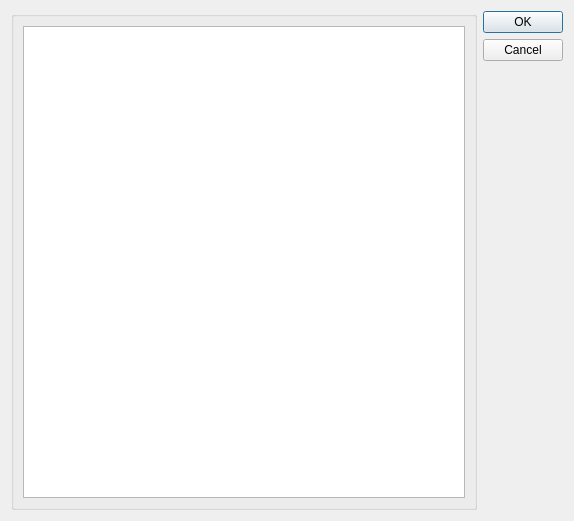
<?xml version="1.0" encoding="UTF-8"?>
<ui version="4.0">
 <class>Dialog</class>
 <widget class="QDialog" name="Dialog">
  <property name="geometry">
   <rect>
    <x>0</x>
    <y>0</y>
    <width>574</width>
    <height>521</height>
   </rect>
  </property>
  <property name="windowTitle">
   <string>Dialog</string>
  </property>
  <layout class="QGridLayout" name="gridLayout">
   <item row="0" column="0">
    <widget class="QGroupBox" name="groupBox">
     <property name="title">
      <string/>
     </property>
     <layout class="QVBoxLayout" name="verticalLayout">
      <item>
       <widget class="QTableView" name="tableView_delivery"/>
      </item>
     </layout>
    </widget>
   </item>
   <item row="0" column="1">
    <widget class="QDialogButtonBox" name="buttonBox">
     <property name="orientation">
      <enum>Qt::Vertical</enum>
     </property>
     <property name="standardButtons">
      <set>QDialogButtonBox::Cancel|QDialogButtonBox::Ok</set>
     </property>
    </widget>
   </item>
  </layout>
 </widget>
 <resources/>
 <connections>
  <connection>
   <sender>buttonBox</sender>
   <signal>accepted()</signal>
   <receiver>Dialog</receiver>
   <slot>accept()</slot>
   <hints>
    <hint type="sourcelabel">
     <x>248</x>
     <y>254</y>
    </hint>
    <hint type="destinationlabel">
     <x>157</x>
     <y>274</y>
    </hint>
   </hints>
  </connection>
  <connection>
   <sender>buttonBox</sender>
   <signal>rejected()</signal>
   <receiver>Dialog</receiver>
   <slot>reject()</slot>
   <hints>
    <hint type="sourcelabel">
     <x>316</x>
     <y>260</y>
    </hint>
    <hint type="destinationlabel">
     <x>286</x>
     <y>274</y>
    </hint>
   </hints>
  </connection>
 </connections>
</ui>
